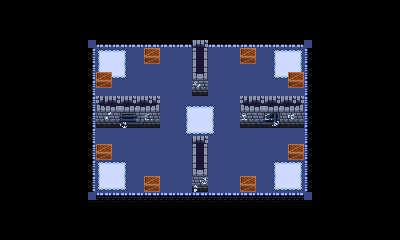

Below is a game level as drawn by its tile map, then a one-line description and the .tmx that defines it (tile-layer data replaced by summaries):
An orthogonal 50x30 tile map with 8x8 px tiles, 5 tile layers (Floor, Floor Overlay 2, Floor Overlay, Foreground, ...) and 226 objects (206x pit, 16x collision, 4x player_spawn).

<map version="1.2" tiledversion="1.2.2" orientation="orthogonal" renderorder="right-down" width="50" height="30" tilewidth="8" tileheight="8" infinite="0" nextlayerid="7" nextobjectid="458">
 <properties>
  <property name="ambient_lighting" type="color" value="#ff000053" />
  <property name="name" value="Fido" />
  <property name="weather" value="snowstorm" />
 </properties>
 <tileset firstgid="1" source="tileset_winter.tsx" />
 <layer id="1" name="Floor" width="50" height="30">
  <data>[1500 cells, 1500 non-empty, 21 distinct tile ids]</data>
 </layer>
 <layer id="2" name="Floor Overlay 2" width="50" height="30">
  <data>[1500 cells, 174 non-empty, 39 distinct tile ids]</data>
 </layer>
 <layer id="3" name="Floor Overlay" width="50" height="30">
  <data>[1500 cells, 98 non-empty, 28 distinct tile ids]</data>
 </layer>
 <layer id="4" name="Foreground" width="50" height="30">
  <data>[1500 cells, 42 non-empty, 1 distinct tile ids]</data>
 </layer>
 <layer id="5" name="Foreground 2" width="50" height="30">
  <data>[1500 cells, 52 non-empty, 10 distinct tile ids]</data>
 </layer>
 <objectgroup id="6" name="Objects" offsetx="-0.25" offsety="-0.25">
  <object id="59" name="player_spawn" x="104" y="168" width="16" height="16" />
  <object id="148" name="player_spawn" x="104" y="56" width="16" height="16" />
  <object id="149" name="player_spawn" x="280" y="56" width="16" height="16" />
  <object id="150" name="player_spawn" x="280" y="168" width="16" height="16" />
  <object id="156" name="collision" x="192" y="144" width="16" height="48" />
  <object id="157" name="collision" x="96" y="104" width="64" height="16" />
  <object id="158" name="collision" x="240" y="104" width="64" height="16" />
  <object id="159" name="collision" x="192" y="40" width="16" height="48" />
  <object id="163" name="pit" x="336" y="48" width="16.25" height="16" />
  <object id="164" name="pit" x="352" y="48" width="16.25" height="16" />
  <object id="165" name="pit" x="336" y="64" width="16.25" height="16" />
  <object id="166" name="pit" x="352" y="64" width="16.25" height="16" />
  <object id="169" name="pit" x="368" y="48" width="16.25" height="16" />
  <object id="170" name="pit" x="384" y="48" width="16.25" height="16" />
  <object id="171" name="pit" x="368" y="64" width="16.25" height="16" />
  <object id="172" name="pit" x="384" y="64" width="16.25" height="16" />
  <object id="177" name="pit" x="336" y="80" width="16.25" height="16" />
  <object id="178" name="pit" x="352" y="80" width="16.25" height="16" />
  <object id="179" name="pit" x="336" y="96" width="16.25" height="16" />
  <object id="180" name="pit" x="352" y="96" width="16.25" height="16" />
  <object id="181" name="pit" x="368" y="80" width="16.25" height="16" />
  <object id="182" name="pit" x="384" y="80" width="16.25" height="16" />
  <object id="183" name="pit" x="368" y="96" width="16.25" height="16" />
  <object id="184" name="pit" x="384" y="96" width="16.25" height="16" />
  <object id="189" name="pit" x="336" y="112" width="16.25" height="16" />
  <object id="190" name="pit" x="352" y="112" width="16.25" height="16" />
  <object id="191" name="pit" x="336" y="128" width="16.25" height="16" />
  <object id="192" name="pit" x="352" y="128" width="16.25" height="16" />
  <object id="193" name="pit" x="368" y="112" width="16.25" height="16" />
  <object id="194" name="pit" x="384" y="112" width="16.25" height="16" />
  <object id="195" name="pit" x="368" y="128" width="16.25" height="16" />
  <object id="196" name="pit" x="384" y="128" width="16.25" height="16" />
  <object id="201" name="pit" x="336" y="144" width="16.25" height="16" />
  <object id="202" name="pit" x="352" y="144" width="16.25" height="16" />
  <object id="203" name="pit" x="336" y="160" width="16.25" height="16" />
  <object id="204" name="pit" x="352" y="160" width="16.25" height="16" />
  <object id="205" name="pit" x="368" y="144" width="16.25" height="16" />
  <object id="206" name="pit" x="384" y="144" width="16.25" height="16" />
  <object id="207" name="pit" x="368" y="160" width="16.25" height="16" />
  <object id="208" name="pit" x="384" y="160" width="16.25" height="16" />
  <object id="213" name="pit" x="336" y="176" width="16.25" height="16" />
  <object id="214" name="pit" x="352" y="176" width="16.25" height="16" />
  <object id="215" name="pit" x="336" y="192" width="16.25" height="16" />
  <object id="216" name="pit" x="352" y="192" width="16.25" height="16" />
  <object id="217" name="pit" x="368" y="176" width="16.25" height="16" />
  <object id="218" name="pit" x="384" y="176" width="16.25" height="16" />
  <object id="219" name="pit" x="368" y="192" width="16.25" height="16" />
  <object id="220" name="pit" x="384" y="192" width="16.25" height="16" />
  <object id="222" name="pit" x="312.25" y="208" width="24" height="16" />
  <object id="223" name="pit" x="304" y="224" width="16.25" height="16" />
  <object id="224" name="pit" x="320" y="224" width="16.25" height="16" />
  <object id="225" name="pit" x="336" y="208" width="16.25" height="16" />
  <object id="226" name="pit" x="352" y="208" width="16.25" height="16" />
  <object id="227" name="pit" x="336" y="224" width="16.25" height="16" />
  <object id="228" name="pit" x="352" y="224" width="16.25" height="16" />
  <object id="229" name="pit" x="368" y="208" width="16.25" height="16" />
  <object id="230" name="pit" x="384" y="208" width="16.25" height="16" />
  <object id="231" name="pit" x="368" y="224" width="16.25" height="16" />
  <object id="232" name="pit" x="384" y="224" width="16.25" height="16" />
  <object id="241" name="pit" x="208" y="224" width="16.25" height="16" />
  <object id="242" name="pit" x="224" y="224" width="16.25" height="16" />
  <object id="245" name="pit" x="240" y="224" width="16.25" height="16" />
  <object id="246" name="pit" x="256" y="224" width="16.25" height="16" />
  <object id="249" name="pit" x="272" y="224" width="16.25" height="16" />
  <object id="250" name="pit" x="288" y="224" width="16.25" height="16" />
  <object id="259" name="pit" x="112" y="224" width="16.25" height="16" />
  <object id="260" name="pit" x="128" y="224" width="16.25" height="16" />
  <object id="263" name="pit" x="144" y="224" width="16.25" height="16" />
  <object id="264" name="pit" x="160" y="224" width="16.25" height="16" />
  <object id="267" name="pit" x="176" y="224" width="16.25" height="16" />
  <object id="268" name="pit" x="192" y="224" width="16.25" height="16" />
  <object id="269" name="pit" x="16" y="192" width="16.25" height="16" />
  <object id="270" name="pit" x="32" y="192" width="16.25" height="16" />
  <object id="271" name="pit" x="48" y="192" width="16.25" height="16" />
  <object id="272" name="pit" x="64" y="192" width="24" height="16" />
  <object id="275" name="pit" x="16" y="208" width="16.25" height="16" />
  <object id="276" name="pit" x="32" y="208" width="16.25" height="16" />
  <object id="277" name="pit" x="16" y="224" width="16.25" height="16" />
  <object id="278" name="pit" x="32" y="224" width="16.25" height="16" />
  <object id="279" name="pit" x="48" y="208" width="16.25" height="16" />
  <object id="280" name="pit" x="64" y="208" width="24.25" height="16" />
  <object id="281" name="pit" x="48" y="224" width="16.25" height="16" />
  <object id="282" name="pit" x="64" y="224" width="16.25" height="16" />
  <object id="285" name="pit" x="80" y="224" width="16.25" height="16" />
  <object id="286" name="pit" x="96" y="224" width="16.25" height="16" />
  <object id="287" name="pit" x="0" y="192" width="16.25" height="16" />
  <object id="288" name="pit" x="0" y="208" width="16.25" height="16" />
  <object id="289" name="pit" x="0" y="224" width="16.25" height="16" />
  <object id="290" name="pit" x="0" y="48" width="16.25" height="16" />
  </objectgroup>
</map>
<!-- 137 of 226 objects omitted -->